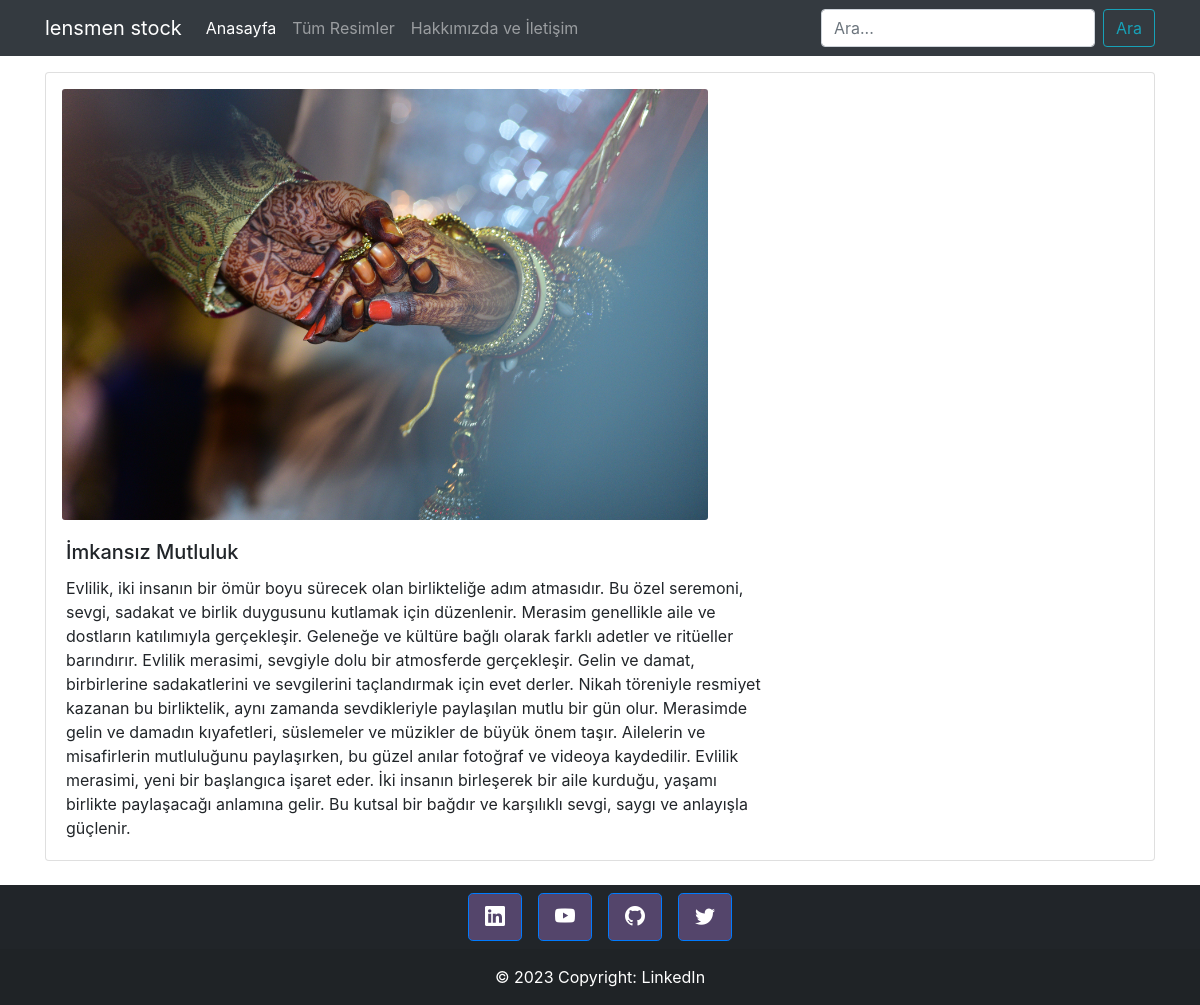
The page /photos/6 on the database its author committed.
### photos/models.py (models this page shows, shortened)
class Photo(models.Model):
    foto_adi = models.CharField(max_length=100)
    category = models.ManyToManyField(Category)
    foto_adi = models.CharField(max_length=100)
    foto_aciklama = models.TextField()
    foto_veri = models.CharField(max_length=100)
    anasayfa = models.BooleanField(default=False)

### photos/views.py (the view)
# urls.py: path('photos/<int:id>', views.photo_story, name='story'),
def photo_story(requset,id):
    data={
        'photo':Photo.objects.get(id=id)
    }
    return render(requset,'story.html',data)

### photos/templates/story.html (shortened to what this page needs)
{% load static %}
<!DOCTYPE html>
<html lang="en">
<head>
    <link rel="stylesheet" href="https://cdn.jsdelivr.net/npm/bootstrap-icons@1.10.5/font/bootstrap-icons.css">
    <link rel="stylesheet" href="https://cdn.jsdelivr.net/npm/bootstrap@4.3.1/dist/css/bootstrap.min.css"
>
</head>
<body>
    {% include 'partials/navbar.html' %}
    <div class="container mt-3">
        <div class="row">
           <div class="col-12">
            <div class="card mb-3">
                <div class="row no-gutters">
                  <div class="col-md-7 ml-3 mt-3">
                    <img src="{% static 'img/'|add:photo.foto_veri %}" class="card-img" alt="...">
                  </div>
                  <div class="col-md-8">
                    <div class="card-body">
                      <h5 class="card-title">{{photo.foto_adi}}</h5>
                      <p class="card-text">{{photo.foto_aciklama}}</p>
                    </div>
                  </div>
                </div>
              </div>
           </div>
        </div>
    </div>
    {% include 'partials/footer.html' %}
</body>
</html>

### rows shown on the page
Photo: foto_veri (picture), foto_adi "İmkansız Mutluluk", foto_aciklama "Evlilik, iki insanın bir ömür boyu sürecek olan birlikteliğe adım atmasıdır. Bu özel seremoni, sevgi, sadakat ve birlik duygusunu kutlamak için düzenlenir. Merasim genellikle aile ve dostların katılımıyla gerçekleşir. Geleneğe ve kültüre bağlı olarak farklı adetler ve ritüeller barındırır. Evlilik merasimi, sevgiyle dolu bir atmosferde gerçekleşir. Gelin ve damat, birbirlerine sadakatlerini ve sevgilerini taçlandırmak için evet derler. Nikah töreniyle resmiyet kazanan bu birliktelik, aynı zamanda sevdikleriyle paylaşılan mutlu bir gün olur. Merasimde gelin ve damadın kıyafetleri, süslemeler ve müzikler de büyük önem taşır. Ailelerin ve misafirlerin mutluluğunu paylaşırken, bu güzel anılar…"
